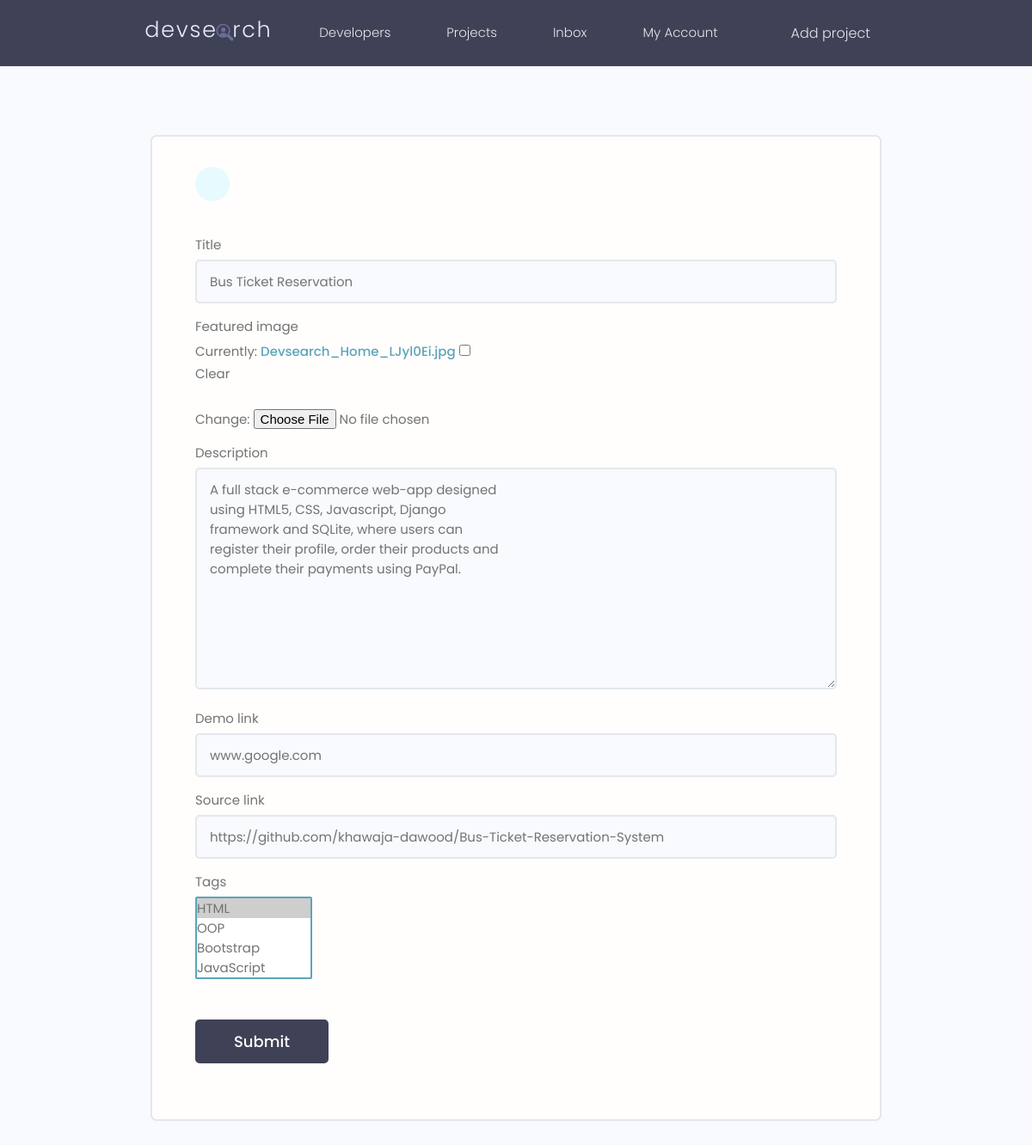
Page /update-project/137c5a0d-a318-4d26-afe7-58d880b51879/ on the committed database.
### projects/models.py (models this page shows, shortened)
class Project(models.Model):
    id = models.UUIDField(default=uuid.uuid4, unique=True, primary_key=True, editable=False)
    title = models.CharField(max_length=150, unique=True)
    developer = models.ForeignKey(settings.AUTH_USER_MODEL, max_length=150, on_delete=models.CASCADE, null=True, blank=True)
    featured_image = models.ImageField(null=True, blank=True, default='default.jpg')
    description = models.TextField(null=True, blank=True)
    demo_link = models.CharField(max_length=200, null=True, blank=True, unique=True)
    source_link = models.CharField(max_length=200, null=True, blank=True, unique=True)
    vote_total = models.IntegerField(default=0)
    vote_ratio = models.IntegerField(default=0)
    created = models.DateTimeField(auto_now_add=True)
    tags = models.ManyToManyField('Tag', blank=True)
    active = models.BooleanField(default=True)

### projects/views.py (the view)
# urls.py: path('update-project/<str:pk>/', views.update_project, name='update-project'),
def update_project(request, pk):
    project_data = Project.objects.get(id=pk)
    form = ProjectForm(instance=project_data)
    if request.method == 'POST':
        form = ProjectForm(request.POST, request.FILES, instance=project_data)
        project_data.title = project_data.title + " (UPDATED)"
        if form.is_valid():
            form.save()
            return redirect('projects-home')
    context = {'form': form}
    return render(request, template_name='projects/project-form.html', context=context)

### projects/forms.py
class ProjectForm(ModelForm):
    class Meta:
        model = Project
        fields = '__all__'
        exclude = ['vote_total', 'vote_ratio', 'active', 'developer']
    def __init__(self, *args, **kwargs):
        super(ProjectForm, self).__init__(*args, **kwargs)
        for key, value in self.fields.items():
            value.widget.attrs.update({'class': 'input'})

### projects/models.py (called while the page is built)
    def __str__(self):
        return self.name

### projects/templates/projects/project-form.html (shortened to what this page needs)
{% extends 'main.html' %}
{% load crispy_forms_filters %}
{% load crispy_forms_tags %}
{% block content %}
    <main class="formPage my-xl">
        <div class="content-box">
            <div class="formWrapper">
                <a class="backButton" href="#"></a>
                <br>
                <form class="form" method="POST" enctype="multipart/form-data" action="">
                    {% for field in form %}
                    <div class="form__field">
                        <label for="formInput#text">{{ field.label }}</label>
                        {{ field }}
                    </div>
                    {% endfor %}
                    <input class="btn btn--sub btn--lg  my-md" type="submit" value="Submit" />
                </form>
            </div>
        </div>
    </main>
{% endblock content %}

### Static/CSS/app.css (style rules this page uses)
:root { --color-sub: #2d2d39; }
.btn--sub { background-color: var(--color-sub-light); }
.content-box { width: 95%; max-width: 85rem; margin: 0 auto; }
.backButton { background: var(--color-main-light); color: var(--color-main); width: 4rem; height: 4rem; display: flex; align-items: center; justify-content: center; border-radius: 50%; }
.formPage .formWrapper { list-style: none; background: var(--color-white); padding: 3.5rem 5rem; border: 2px solid var(--color-light); border-radius: 0.7rem; }

### Static/uikit/styles/modules/_variables.css (style rules this page uses)
:root { --color-main: #5aa5b9; --color-main-light: #e6faff; --color-sub: #3f4156; --color-sub-light: #51546e; --color-sub-lighter: #ededfd; --color-text: #737373; --color-gray: #8b8b8b; --color-light: #e5e7eb; --color-light-gray: #767676; --color-bg: #f8fafd; --color-white: #fffefd; --color-white-light: #f3f3f3; --color-success: #359e64; --color-success-bg: #def8e8; --color-error: #fc4b0b; --color-error-bg: #fff2ee; --font-base: 'Poppins', arial, helvetica, 'Segoe UI', roboto, ubuntu, sans-serif; --font-monospace: 'Fira Code', 'Courier New', courier, monospace; --font-regular: 300; --font-medium: 500; --font-bold: 700; --generic-shadow: 1px 1px 5px #00000010; --generic-transition: all 0.3s ease-in-out; }

### Static/uikit/styles/modules/_base.css (style rules this page uses)
* { margin: 0; padding: 0; box-sizing: border-box; text-rendering: optimizeLegibility; color: inherit; font-size: inherit; }
html { font-size: 50%; }
@media only screen and (min-width: 480px) { html { font-size: 56.25%; } }
@media only screen and (min-width: 1200px) { html { font-size: 62.5%; } }
body { line-height: 1.6; font-weight: 400; font-size: 1.5rem; color: var(--color-text); background-color: var(--color-bg); min-height: 100vh; }

### Static/uikit/styles/modules/_typography.css (style rules this page uses)
* { font-family: var(--font-base); }
a { padding-bottom: 2px; text-decoration: none; display: inline-block; color: var(--color-main); font-weight: var(--font-medium); }

### Static/uikit/styles/modules/_utilities.css (style rules this page uses)
.my-md { margin: 3rem auto; }
.my-xl { margin: 8rem auto; }

### Static/uikit/styles/modules/_button.css (style rules this page uses)
.btn { display: inline-block; position: relative; cursor: pointer; background-color: var(--color-light); font-weight: var(--font-medium); color: var(--color-sub); text-decoration: none; padding: 1rem 2rem; border-radius: 0.5rem; border: none; width: -webkit-fit-content; width: -moz-fit-content; width: fit-content; height: -webkit-fit-content; height: -moz-fit-content; height: fit-content; font-size: 1.6rem; outline-width: 0; outline-color: transparent; -webkit-backface-visibility: hidden; backface-visibility: hidden; transition: all 0.3s ease-in-out; }
.btn--sub { background-color: var(--color-sub); color: var(--color-white); }
.btn--lg { font-size: 1.8rem; padding: 1.2rem 4.5rem; }

### Static/uikit/styles/modules/_form.css (style rules this page uses)
.form { display: block; }
.form__field { margin-top: 1.5rem; margin-bottom: 1.5rem; }
.form__label, .form__field > label { display: block; margin-bottom: 0.5rem; color: var(--color-text); }
input.input[type='text'], input.input[type='email'], input.input[type='password'], input.input[type='number'], textarea.input { min-width: 24rem; width: 100%; padding: 1.2rem 1.5rem; border-radius: 0.5rem; border: 2px solid var(--color-light); transition: all 0.3s ease-in-out; background-color: var(--color-bg); }
input.input[type='text']:focus, input.input[type='email']:focus, input.input[type='password']:focus, input.input[type='number']:focus, input.input[type='text']:active, input.input[type='email']:active, input.input[type='password']:active, input.input[type='number']:active, select.input, textarea.input:focus, textarea.input:active { outline: none; border: 2px solid var(--color-main); }

### rows in the picture
Project: form "Bus Ticket Reservation" "A full stack e-commerce web-app designed using HTML5, CSS, Javascript, Django framework and SQLite, where users can register their profile, order their products and complete their payments using PayPal." "www.google.com" "https://github.com/khawaja-dawood/Bus-Ticket-Reservation-System"

### other values in the picture
{{ field.label }} "Title" "Featured image" "Description" "Demo link" "Source link" "Tags"
